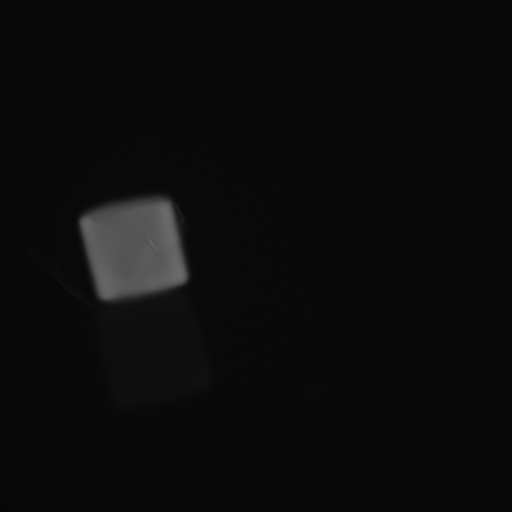
#> input picture Supplemental protocols and data/Data/Figure 5/Raw data/Main figure data/Figure 5D/Green_t0.tif, 512 x 512 px; the run also reads 2 pictures not shown here
$ python image_analyzer_fig5D.py
#> lines starting #> are read from the running program, lines starting #| are printed output that depends on the picture
# -*- coding: utf-8 -*-
"""
Created on Fri Sep 30 09:56:28 2022

@author: rmish
"""

import skimage
import os
import matplotlib.pyplot as plt
import numpy as np
from matplotlib.colors import LinearSegmentedColormap

import matplotlib.pyplot as plt
from skimage import data
from skimage import color
from skimage import img_as_float
import cv2

def hextorgb(hx):
    return tuple(int(hx[i:i+2], 16) for i in (0, 2, 4))

def colormapgenerator(list_colors,label = 'mylist', bins = 100):
    cmaps = LinearSegmentedColormap.from_list(
        label,
        list_colors,
        N = 100)
    return cmaps

# [44 lines left out: function automatic_brightness_and_contrast, not called in this run]

#%%define colors
ab=0
afact = 1
bfact = 1

rc='ed2024'
redc = hextorgb(rc)
red = tuple(ti/255 for ti in redc)

gc='2ca02cf'
greenc = hextorgb(gc)
green = tuple(ti/255 for ti in greenc)

bc = '0084FF'
bluec = hextorgb(bc)
blue = tuple(ti/255 for ti in bluec)

list_colors = [(0, 0, 0,ab),
               red]
red = colormapgenerator(list_colors)
list_colors = [(0, 0, 0,ab),
               green]
green = colormapgenerator(list_colors)
list_colors = [(0, 0, 0,ab),
               blue]
blue = colormapgenerator(list_colors)

#%%load images

g1 = skimage.io.imread('Green_t0.tif')
#> g1 is the input picture: shape (512, 512) uint16; min 1888, max 27923, mean 3044.1
b1 = skimage.io.imread('Blue_t0.tif')
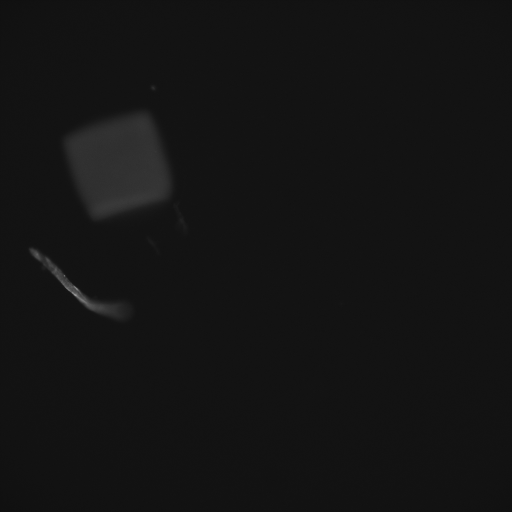
#> input picture Supplemental protocols and data/Data/Figure 5/Raw data/Main figure data/Figure 5D/Blue_t0.tif, 512 x 512 px
#> b1 is the input picture: shape (512, 512) uint16; min 4004, max 39031, mean 5219.9
r1 = skimage.io.imread('Red_t0.tif')
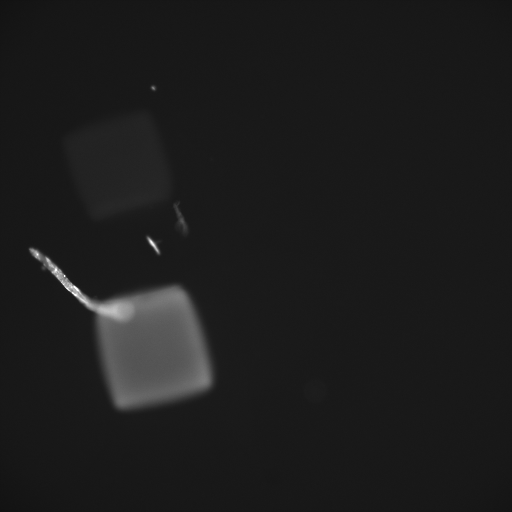
#> input picture Supplemental protocols and data/Data/Figure 5/Raw data/Main figure data/Figure 5D/Red_t0.tif, 512 x 512 px
#> r1 is the input picture: shape (512, 512) uint16; min 4557, max 65535, mean 7473.4
g2 = skimage.io.imread('Green_t24.tif')
b2 = skimage.io.imread('Blue_t24.tif')
r2 = skimage.io.imread('Red_t24.tif')
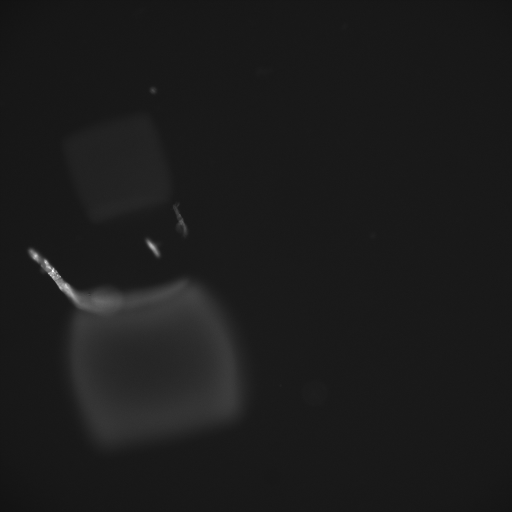
#> input picture Supplemental protocols and data/Data/Figure 5/Raw data/Main figure data/Figure 5D/Red_t24.tif, 512 x 512 px
#> r2 is the input picture: shape (512, 512) uint16; min 4576, max 65535, mean 7214
#> (the run stopped early here; a loop or call above may not have finished)
